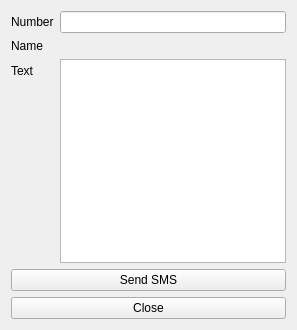
<?xml version="1.0" encoding="UTF-8"?>
<ui version="4.0">
 <class>SendSMS</class>
 <widget class="QWidget" name="SendSMS">
  <property name="geometry">
   <rect>
    <x>0</x>
    <y>0</y>
    <width>297</width>
    <height>330</height>
   </rect>
  </property>
  <property name="windowTitle">
   <string>Form</string>
  </property>
  <layout class="QVBoxLayout" name="verticalLayout">
   <item>
    <layout class="QFormLayout" name="formLayout">
     <item row="2" column="0">
      <widget class="QLabel" name="label_5">
       <property name="text">
        <string>Number</string>
       </property>
      </widget>
     </item>
     <item row="3" column="0">
      <widget class="QLabel" name="label_3">
       <property name="text">
        <string>Name</string>
       </property>
      </widget>
     </item>
     <item row="4" column="0">
      <widget class="QLabel" name="label_4">
       <property name="text">
        <string>Text</string>
       </property>
      </widget>
     </item>
     <item row="4" column="1">
      <widget class="QTextEdit" name="te_text">
       <property name="tabChangesFocus">
        <bool>true</bool>
       </property>
       <property name="readOnly">
        <bool>false</bool>
       </property>
      </widget>
     </item>
     <item row="2" column="1">
      <widget class="QLineEdit" name="le_number"/>
     </item>
    </layout>
   </item>
   <item>
    <widget class="QPushButton" name="btn_send_sms">
     <property name="text">
      <string>Send SMS</string>
     </property>
    </widget>
   </item>
   <item>
    <widget class="QPushButton" name="btn_close">
     <property name="text">
      <string>Close</string>
     </property>
    </widget>
   </item>
  </layout>
 </widget>
 <tabstops>
  <tabstop>le_number</tabstop>
  <tabstop>te_text</tabstop>
  <tabstop>btn_send_sms</tabstop>
  <tabstop>btn_close</tabstop>
 </tabstops>
 <resources/>
 <connections/>
</ui>
